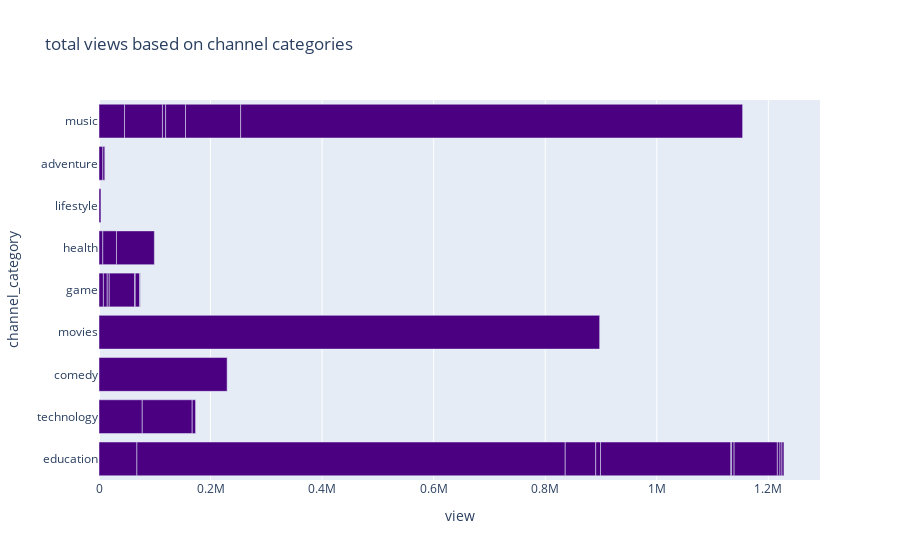

Notebook code for this chart:
### Code cell
import plotly.express as px
figure = px.bar(
    x='view',
    y='channel_category',data_frame=data,
    title='total views based on channel categories'
)
figure.update_traces(marker_color='indigo')
figure.show()

### Figure 1 — Plotly figure (JSON) as saved in the notebook; plotly's stock layout.template omitted (floating-point values rounded to 4 significant figures)
{"data": [{"alignmentgroup": "True", "hovertemplate": "view=%{x}<br>channel_category=%{y}<extra></extra>", "legendgroup": "", "marker": {"color": "indigo", "pattern": {"shape": ""}}, "name": "", "offsetgroup": "", "orientation": "h", "showlegend": false, "textposition": "auto", "type": "bar", "x": [67987, 767898, 54678, 77543, 8643, 233977, 346, 89549, 467, 4678, 6478, 356, 77535, 4678, 3567, 3579, 229747, 897628, 7896, 6797, 3468, 6898, 45789, 67996, 5678, 6899, 3567, 45789, 809, 7891, 24567, 67899, 3467, 35678, 98773, 899999, 999], "xaxis": "x", "y": ["education", "education", "education", "technology", "education", "education", "education", "technology", "education", "education", "technology", "technology", "education", "education", "education", "education", "comedy", "movies", "game", "health", "lifestyle", "adventure", "music", "music", "music", "game", "game", "game", "game", "game", "health", "health", "adventure", "music", "music", "music", "game"], "yaxis": "y"}], "layout": {"autosize": true, "barmode": "relative", "legend": {"tracegroupgap": 0}, "title": {"text": "total views based on channel categories"}, "xaxis": {"anchor": "y", "autorange": true, "domain": [0, 1], "range": [0, 1293000.0], "title": {"text": "view"}, "type": "linear"}, "yaxis": {"anchor": "x", "autorange": true, "domain": [0, 1], "range": [-0.5, 8.5], "title": {"text": "channel_category"}, "type": "category"}}}
